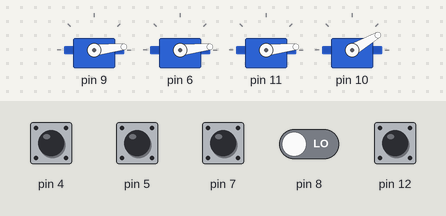
Recording of a sketch running on a simulated Arduino Uno, built with avr-gcc and run on an emulated ATmega328P. Shown: 4 × servo. The test bench sets the inputs (shaded band); at power-on: pin 7, pin 12 HIGH, pin 4, pin 5, pin 8 LOW.

Above: at 1.2 s.
1.3 s: pin 4 pulsed HIGH 2 times (0.12 s each, 0.3 s apart)
At 1.8 s:
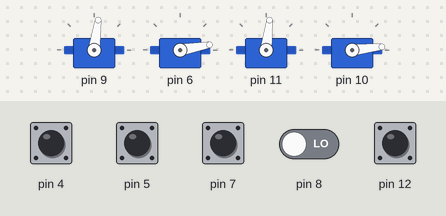
3.4 s: pin 7 pulled LOW for 0.15 s
At 4.5 s:
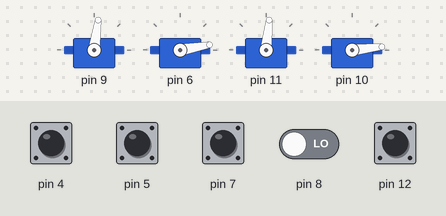
5.0 s: pin 5 pulsed HIGH 2 times (0.12 s each, 0.3 s apart)
At 5.8 s:
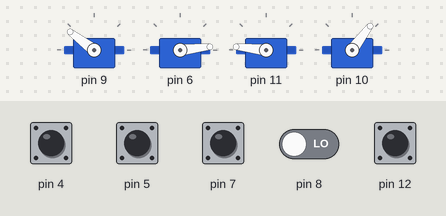
Timing chart, 0 to 8.0 s (numbered marks = the images above; inputs shaded):
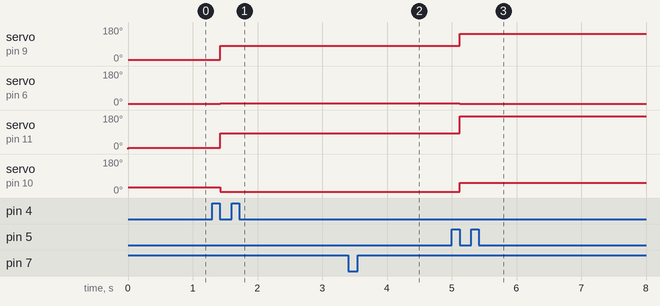

Measured:
- after the input at 1.3 s, servo on pin 9: 6° → 82° after 0.12 s; servo on pin 6: 6° → 10° after 0.12 s; servo on pin 11: 6° → 83° after 0.12 s; servo on pin 10: 30° → 6° after 0.12 s
- after the input at 3.4 s, servo on pin 11: 83° → 84° after 0.15 s
- after the input at 5.0 s, servo on pin 9: 82° → 143° after 0.12 s; servo on pin 6: 10° → 6° after 0.12 s; servo on pin 11: 84° → 174° after 0.12 s; servo on pin 10: 6° → 53° after 0.12 s

The sketch:

swervy.ino
```cpp
#define FRONT_MODULE true
#if FRONT_MODULE
#define USE_FRONT_LEFT true
#define USE_FRONT_RIGHT true
#define USE_BACK_LEFT false
#define USE_BACK_RIGHT false
#else
#define USE_FRONT_LEFT false
#define USE_FRONT_RIGHT false
#define USE_BACK_LEFT true
#define USE_BACK_RIGHT true
#endif

#include "InputHandler.h"
#include "SwerveDrive.h"

swervylib::InputHandler input_handler;
swervylib::SwerveDrive swerve_drive;

void setup() {
  Serial.begin(9600);
  input_handler.Setup();
  swerve_drive.Setup();
}

void loop() {
  //swerve_drive.ReadEncoderCounts();
  swerve_drive.HandleControlSignal1(input_handler.GetControlSignal());
}
```
